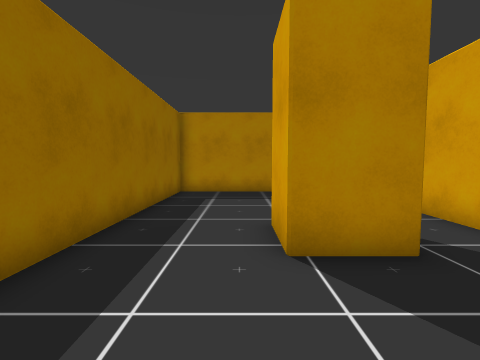
[1] (above)

22 first-person views from a walk through a Unity game level. The camera is 1.4 m above the floor, tilts 4° down and sees 85° across. The floor is counted in squares, 1 m on a side. Each view is taken from the middle of a square. On the plan, view 1 faces up. The plan holds only what a view shows up to about 13 squares ahead; the rest is blank. The place goes on beyond the plan. The player character is not drawn. Some animated figures are not drawn.

[2]
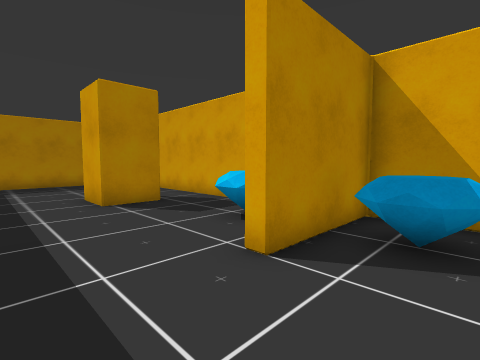

[3]
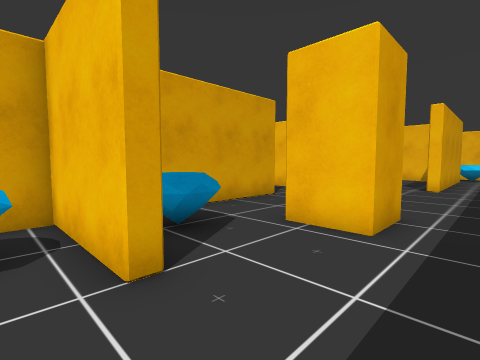

[4]
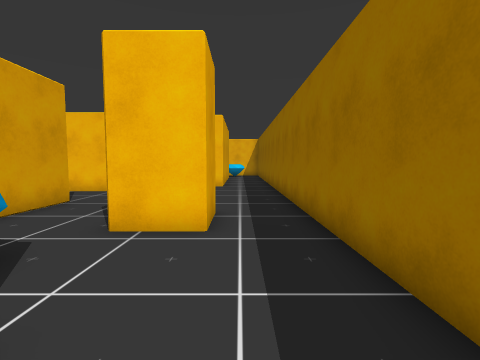

[5]
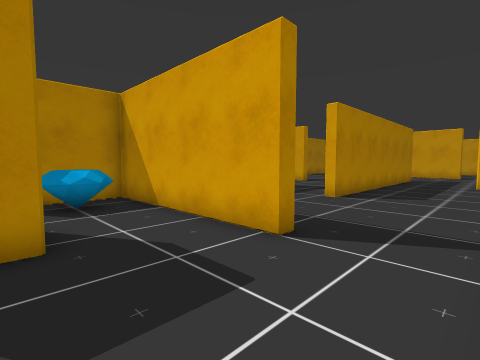

[6]
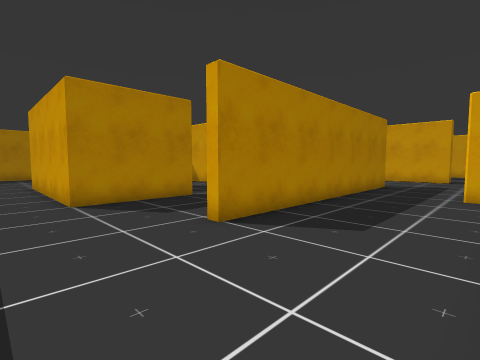

[7]
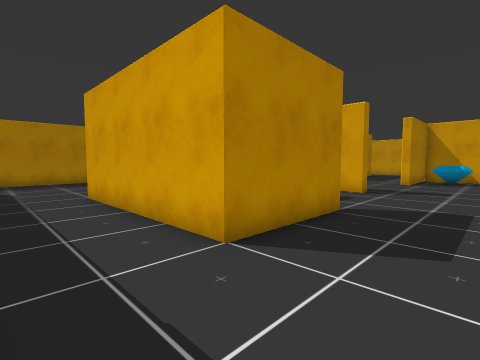

[8]
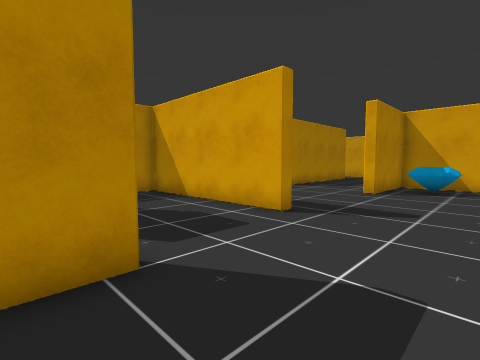

[9]
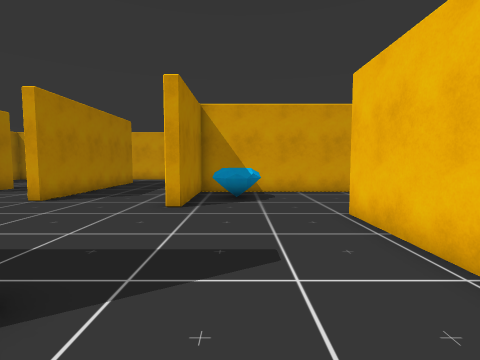

[10]
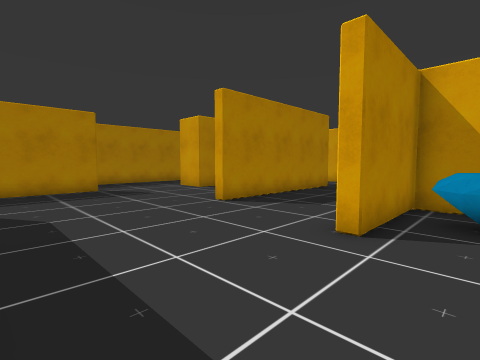

[11]
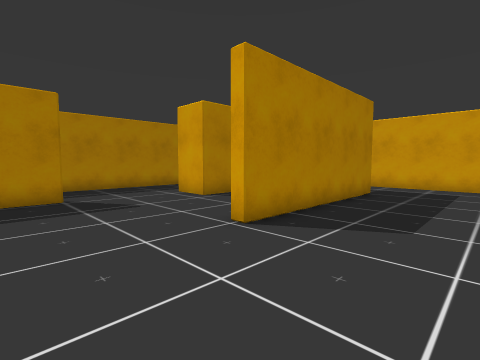

[12]
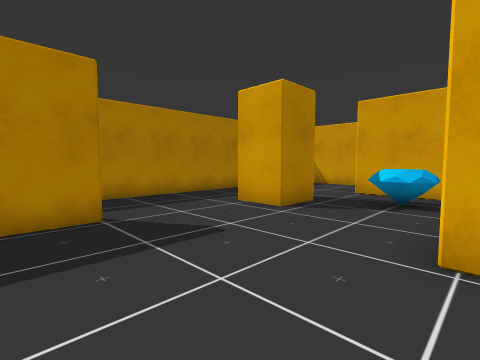

[13]
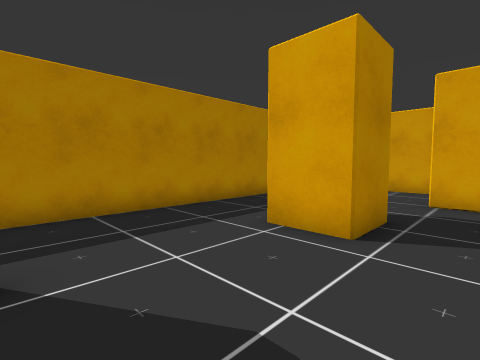

[14]
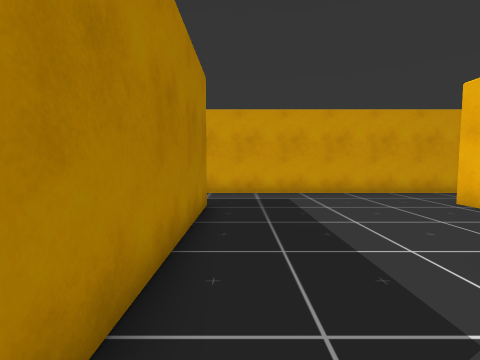

[15]
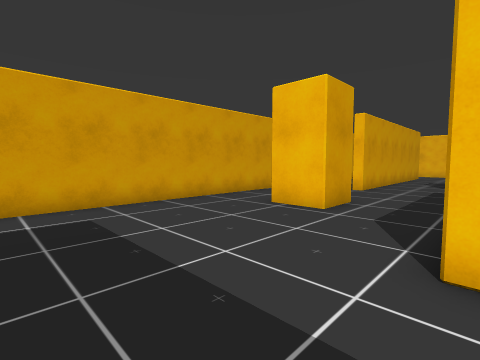

[16]
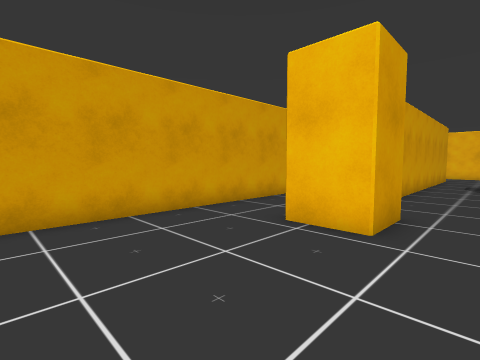

[17]
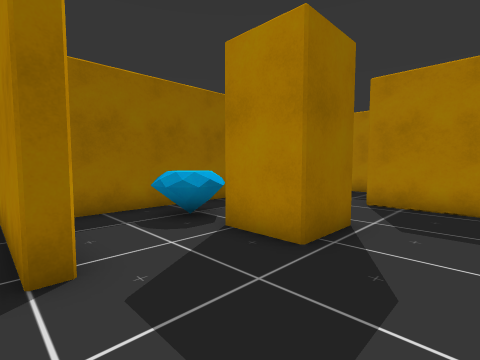

[18]
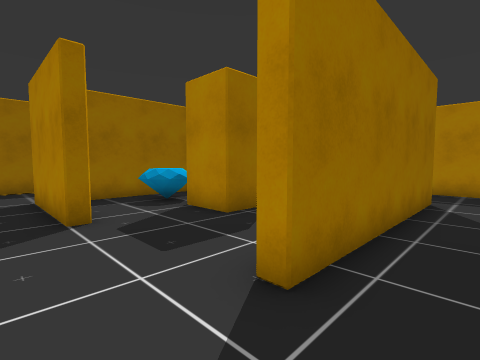

[19]
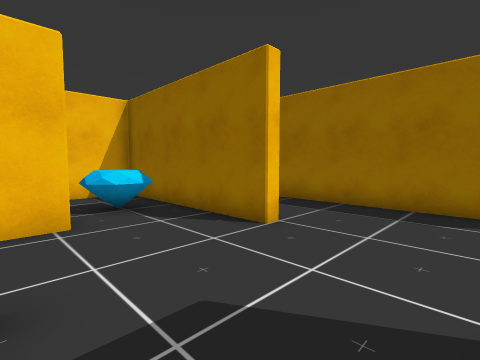

[20]
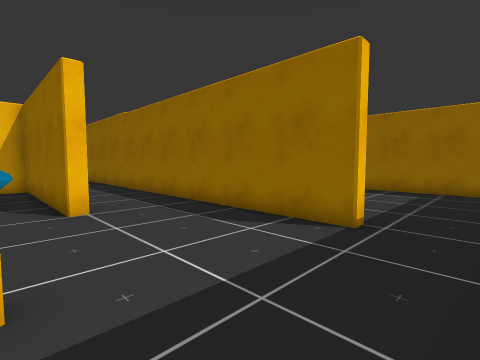

[21]
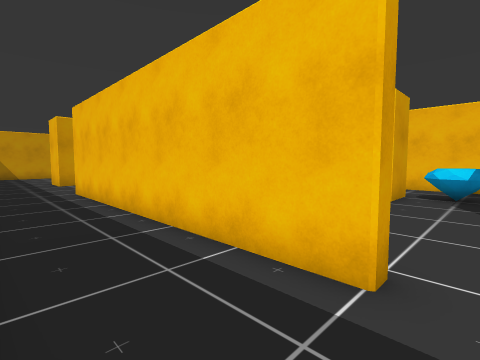

[22]
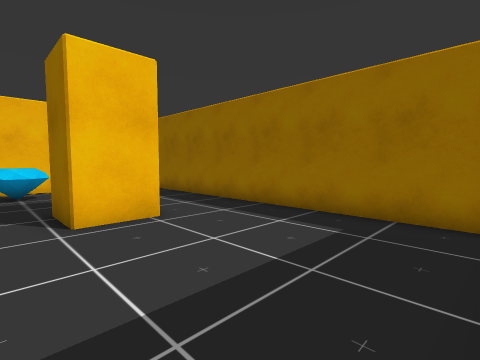

### Floor plan
Points are (right, up) in squares from view 1. A wall is a line through its corners. A room is listed if a view was taken in it or the views show most of it. See-through windows are left out.
Room 1 (views 1, 2, 3, 4, 5, 6, 7, 8, 9, 10, 11, 12, 13, 14, 15, 16, 17, 18, 19, 20, 21, 22)
walls: (13.5, -3.2) (13.5, -3.7) (9, -3.7) (9, 4.3) (9.4, 4.3) (9.4, -3.2) (13.5, -3.2); (18.5, 5.2) (18.5, -2.6) (18, -2.6) (18, 4.8) (13.9, 4.8); (19.1, -7.9) (23, -7.9); (20.9, -8.4) (10.9, -8.4) (10.9, -7.9); (12.8, 8.6) (11.9, 8.6); (10.9, 8.5) (10.9, 9.1) (23, 9.1); (23, 8.6) (17.9, 8.6); (28, -2.7) (28.5, -2.7); (5.4, -3.2) (5.4, -4.5); (4.9, 1.6) (4.9, 7.1); (18.7, -12.6) (18.7, -12.1); (28, -10.1) (28, -3.2) (24, -3.2) (24, -2.8); (5.5, -10.1) (4.9, -10.1) (4.9, -2.6) (0.9, -2.6) (0.9, -2.1) (4.9, -2.1) (4.9, -1.2); (4.9, 9.9) (5.4, 9.9) (5.4, -0.9); (32.7, 3.4) (32.7, 6.5); (33.2, 2) (25.2, 2) (25.2, 2.5); (32.2, 12.4) (23.2, 12.4); (1.5, 12.4) (-2.8, 12.4) (-2.8, 0.4); (-2.8, -2.9) (-2.8, -13.5); (32.7, -13.5) (32.7, -12.2) (33.2, -12.2); (36.7, 7.1) (36.7, 8.8); (36.7, -10.5) (36.7, 2.5)
objects: other object (0, -8) to (2, -6); other object (1, 4) to (3, 6); gem (2, -5) to (4, -3); gem (3, -1) to (4, 0); gem (10, -1) to (12, 1); other object (13, 0) to (15, 2); gem (26, -5) to (27, -4); other object (28, 7) to (30, 9); gem (30, 4) to (31, 5); other object (32, -8) to (33, -6)

Positions as (right, up) in squares from view 1, and headings:
1: (0, 0), facing up
2: (-2, -5), facing up-right
3: (-2, -1), facing down-right
4: (-1, -1), facing down
5: (1, -13), facing up-right
6: (7, -13), facing up-right
7: (6, -7), facing up-right
8: (12, -7), facing up-right
9: (16, -5), facing right
10: (19, -5), facing up-right
11: (21, -2), facing up-right
12: (21, 2), facing up-right
13: (23, 5), facing up-right
14: (25, 1), facing right
15: (28, 1), facing down-right
16: (30, -1), facing down-right
17: (17, -4), facing up-left
18: (20, -5), facing up-left
19: (14, 8), facing down-left
20: (11, 12), facing down-left
21: (10, 12), facing down-right
22: (4, 12), facing down-left
